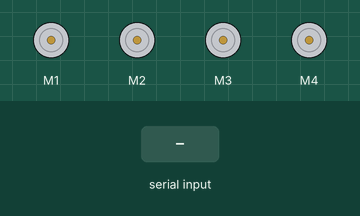
The sketch below on a simulated Arduino Uno, built with avr-gcc and run on an emulated ATmega328P. Shown: 4 × DC motor (green arrow = forward, orange = backward, longer = faster). Inputs (shaded band) come from the test bench.

Above: at 1.2 s.
1.3 s: "F" received over Serial
At 2.0 s:
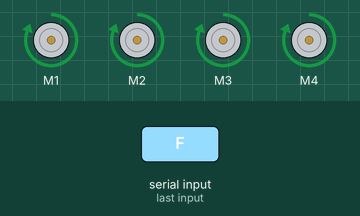
2.8 s: "B" received over Serial
At 3.1 s:
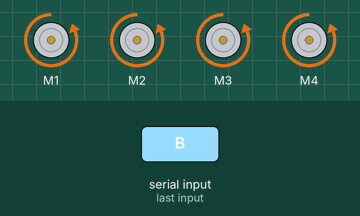
4.3 s: "L" received over Serial
At 5.5 s:
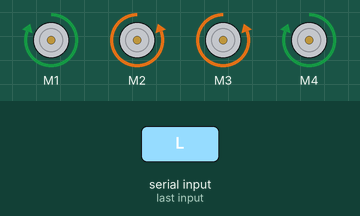
5.8 s: "R" received over Serial
At 6.6 s:
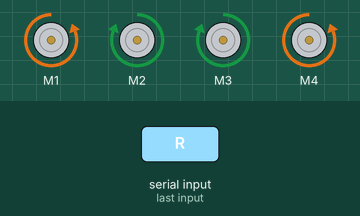
7.3 s: "1" received over Serial
At 7.8 s:
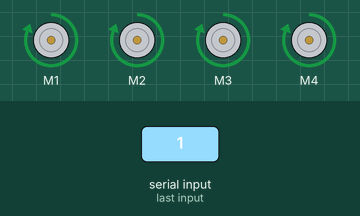
8.8 s: "2" received over Serial
At 10.1 s:
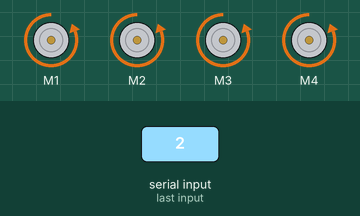
Timing chart, 0 to 11.3 s (numbered marks = the images above; inputs shaded):
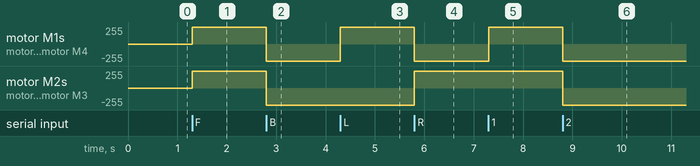

Measured:
- after the input at 1.3 s, motor M1–4: stopped → forward 255/255 at once
- after the input at 2.8 s, motor M1–4: forward 255/255 → backward 255/255 at once
- after the input at 4.3 s, motor M1, motor M4: backward 255/255 → forward 255/255 at once
- after the input at 5.8 s, motor M1, motor M4: forward 255/255 → backward 255/255 at once; motor M2, motor M3: backward 255/255 → forward 255/255 at once
- after the input at 7.3 s, motor M1, motor M4: backward 255/255 → forward 255/255 at once
- after the input at 8.8 s, motor M1–4: forward 255/255 → backward 255/255 at once

The sketch:

arduino-car.ino
```cpp
#include <AFMotor.h>

AF_DCMotor motor1(1);
AF_DCMotor motor2(2);
AF_DCMotor motor3(3);
AF_DCMotor motor4(4);

char cmd;

void moveForward()
{
    motor1.run(FORWARD);
    motor2.run(FORWARD);
    motor3.run(FORWARD);
    motor4.run(FORWARD);
}
void moveBackward()
{
    motor1.run(BACKWARD);
    motor2.run(BACKWARD);
    motor3.run(BACKWARD);
    motor4.run(BACKWARD);
}
void moveLeft()
{
    motor1.run(FORWARD);
    motor2.run(BACKWARD);
    motor3.run(BACKWARD);
    motor4.run(FORWARD);
}
void moveRight()
{
    motor1.run(BACKWARD);
    motor2.run(FORWARD);
    motor3.run(FORWARD);
    motor4.run(BACKWARD);
}

void releaseMotors()
{

    motor1.run(RELEASE);
    motor2.run(RELEASE);
    motor3.run(RELEASE);
    motor4.run(RELEASE);
}

void setMotorSpeed(int maxSpeed)
{

    motor1.setSpeed(maxSpeed);
    motor2.setSpeed(maxSpeed);
    motor3.setSpeed(maxSpeed);
    motor4.setSpeed(maxSpeed);
}

void setCommandToMotor()
{
    if (cmd == 'F' || cmd == '1')
    {
        moveForward();
    }
    else if (cmd == 'B' || cmd == '2')
    {
        moveBackward();
    }
    else if (cmd == 'L' || cmd == '3')
    {
        moveLeft();
    }
    else if (cmd == 'R' || cmd == '4')
    {
        moveRight();
    }
    else if (cmd == 'S' || cmd == '5')
    {
        releaseMotors();
    }
}

void setup()
{
    Serial.begin(9600);
    setMotorSpeed(255);
}

void loop()
{
    if (Serial.available())
    {
        cmd = Serial.read();
    }

    setCommandToMotor();
}
```
